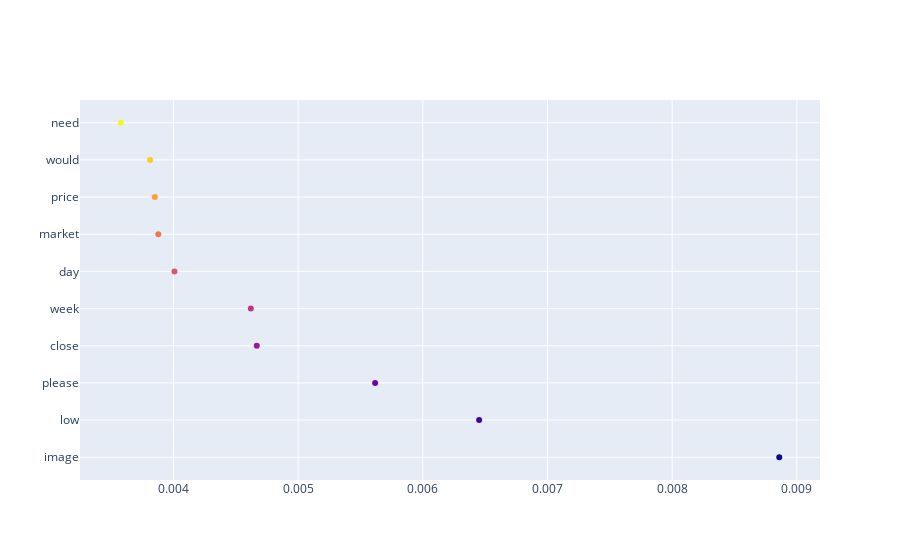

Notebook code for this chart:
### Code cell
bubble_chart(lda_model.show_topic(42))

### Figure 1 — Plotly figure (JSON) as saved in the notebook; plotly's stock layout.template omitted (floating-point values rounded to 4 significant figures)
{"data": [{"marker": {"color": [0, 1, 2, 3, 4, 5, 6, 7, 8, 9]}, "mode": "markers", "type": "scatter", "x": [0.008859, 0.006452, 0.005618, 0.004668, 0.004621, 0.004008, 0.003879, 0.003851, 0.003813, 0.003577], "y": ["image", "low", "please", "close", "week", "day", "market", "price", "would", "need"]}], "layout": {}}
